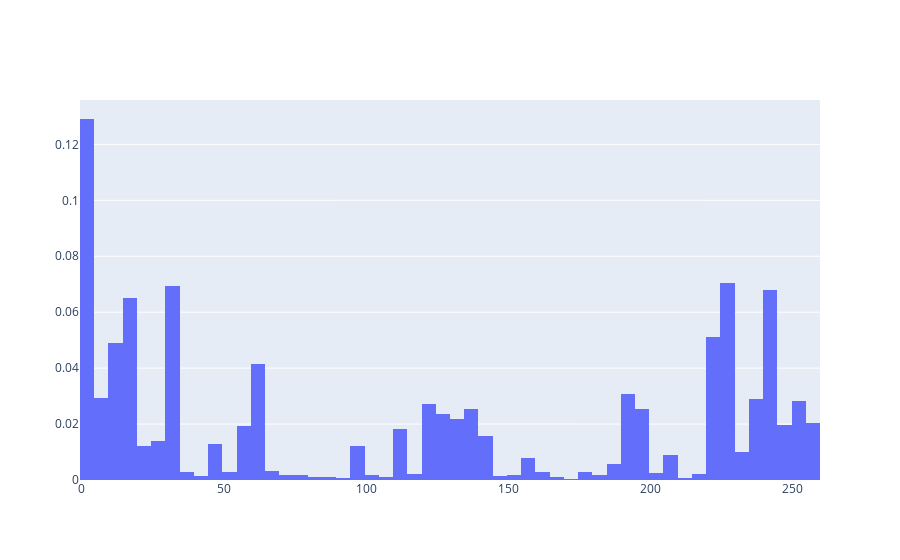

The notebook cell this image was saved under:
### Markdown cell above
#### 2. Compute the histogram over the window, as the frequency of each "number" occurring. 
#### 3. Normalize the histogram.

### Code cell
#!pip install plotly
#!pip install plotly_express

import plotly.graph_objects as go

fig = go.Figure(data=[go.Histogram(x=lbp_image.ravel(), histnorm='probability')])
fig.show()

### Figure 1 — Plotly figure (JSON) as saved in the notebook; plotly's stock layout.template omitted (floating-point values rounded to 4 significant figures; data arrays with more than 128 entries replaced by an {"elided": "..."} marker saying what was removed)
{"data": [{"histnorm": "probability", "type": "histogram", "x": {"elided": "60000 int values"}}], "layout": {"autosize": true, "xaxis": {"autorange": true, "range": [-0.5, 259.5], "type": "linear"}, "yaxis": {"autorange": true, "range": [0, 0.1359]}}}
